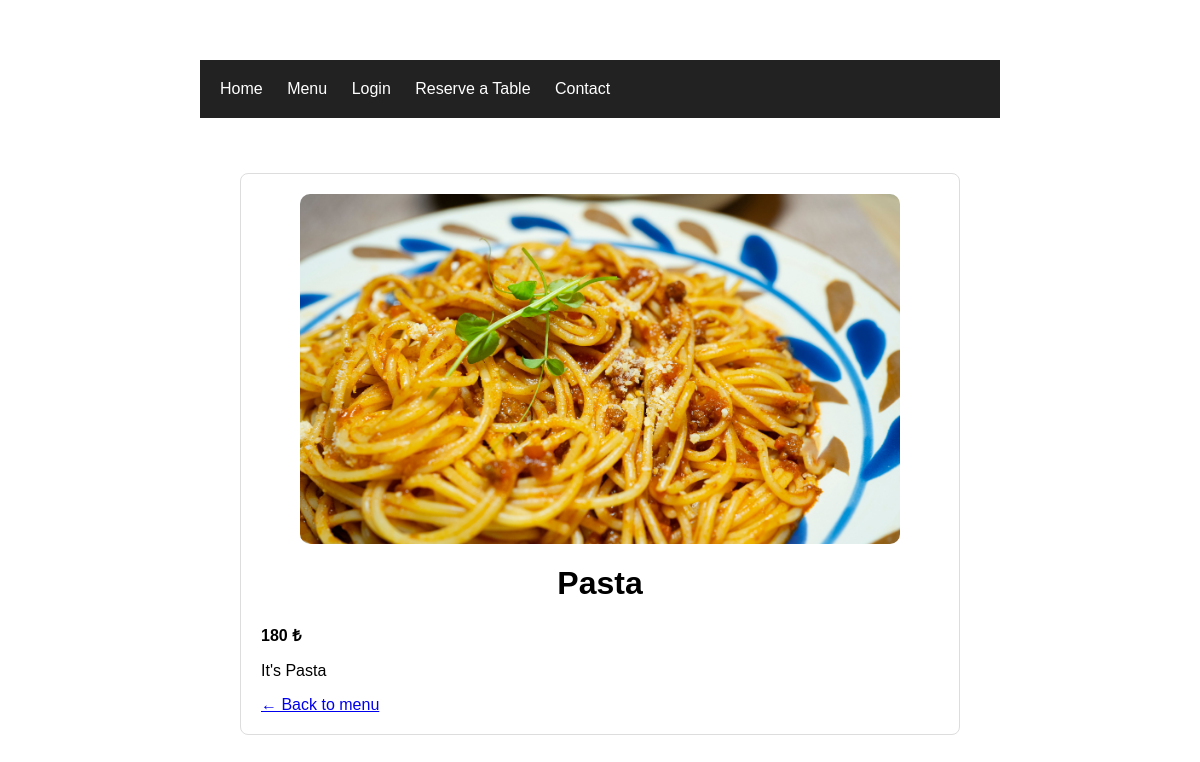
The page /menu/3/ on the database its author committed.
### menu/models.py (models this page shows, shortened)
class Food(models.Model):
    name = models.CharField(max_length=100)
    price = models.IntegerField()
    description = models.TextField(blank=True)
    image = models.ImageField(
        upload_to="food/",
        blank=True,
        null=True
    )
    category = models.ForeignKey(
        Category,
        on_delete=models.CASCADE,
        null=True,
        blank=True,
        related_name="foods"
    )

### menu/views.py (the view)
# urls.py: path('<int:id>/', views.food_detail, name="food_detail"),
def food_detail(request, id):
    food = get_object_or_404(Food, id=id)
    return render(
        request,
        "menu/food_detail.html",
        {"food": food}
    )

### menu/templates/menu/food_detail.html (shortened to what this page needs)
{% extends "base.html" %}
{% block content %}
<div class="food">
    {% if food.image %}
        <img src="{{ food.image.url }}" alt="{{ food.name }}">
    {% endif %}
    <h1>{{ food.name }}</h1>
    <p class="price">
        {{ food.price }} ₺
    </p>
    <p>
        {{ food.description }}
    </p>
    <a href="{% url 'menu:food_list' %}">
        ← Back to menu
    </a>
</div>
{% endblock %}

### menu/static/menu/style.css (style rules this page uses)
body { font-family: Arial, sans-serif; max-width: 800px; margin: 40px auto; padding: 20px; }
h1 { text-align: center; }
.food { border: 1px solid #ddd; padding: 20px; margin: 15px 0; border-radius: 8px; }
.price { font-weight: bold; }
.food > img { width: 100%; max-width: 600px; height: 350px; object-fit: cover; display: block; border-radius: 10px; margin: 0 auto 20px; }

### rows shown on the page
Food: image (picture), name "Pasta", price "180", description "It's Pasta"
